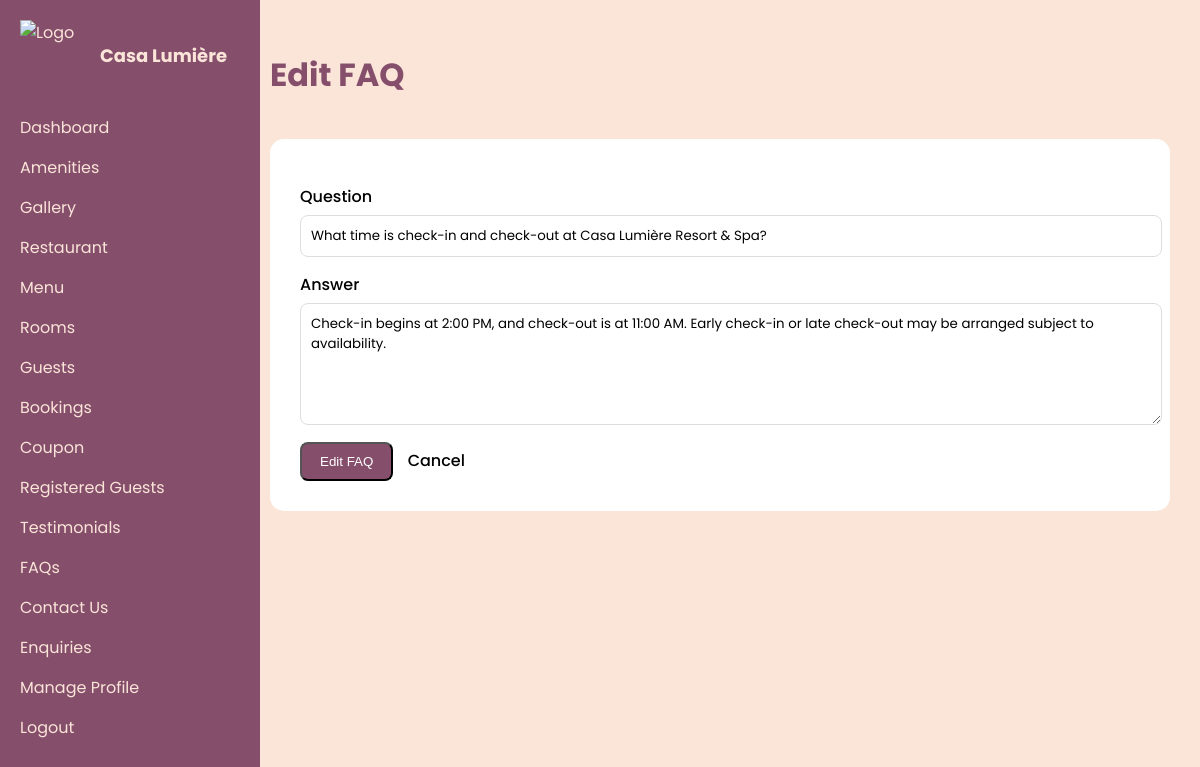
/admin-panel/faqs/edit/2/, run on the app's committed database.
### custom_admin/models.py (models this page shows, shortened)
class FAQ(models.Model):
    faq_id = models.AutoField(primary_key=True)
    question = models.CharField(max_length=255)
    answer = models.TextField()

### custom_admin/views.py (the view)
# urls.py: path('faqs/edit/<int:id>/', views.admin_edit_faq, name='admin_edit_faq'),
def admin_edit_faq(request, id):
    faq = get_object_or_404(FAQ, pk=id)
    if request.method == "POST":
        faq.question = request.POST.get('question')
        faq.answer = request.POST.get('answer')
        faq.save()
        return redirect('admin_faqs')
    return render(request, 'custom_admin/edit_faq.html', {'faq': faq})

### custom_admin/templates/custom_admin/edit_faq.html (shortened to what this page needs)
{% extends 'custom_admin/base.html' %}
{% block content %}
<h1 style="color: #854f6c;">Edit FAQ</h1>
<form method="POST" class="admin-form">
    <label>Question</label>
    <input type="text" name="question" value="{{ faq.question }}" required>
    <label>Answer</label>
    <textarea name="answer" rows="5" required>{{ faq.answer }}</textarea>
    <button type="submit" class="btn-add">Edit FAQ</button>
    <a href="{% url 'admin_faqs' %}" class="btn-cancel">Cancel</a>
</form>
{% endblock %}

### custom_admin/static/custom_admin/css/admin.css (style rules this page uses)
body { margin: 0; font-family: 'Poppins', sans-serif; background: #fbe4d8; }
.btn-add { background: #854f6c; color: white; background-color: #854f6c; padding: 10px 18px; border-radius: 8px; text-decoration: none; font-weight: 500; margin-top: 10px; }
.admin-form { background: white; max-width: 1000px; margin: 40px auto; padding: 30px; border-radius: 14px; }
.admin-form label { display: block; margin: 15px 0 6px; font-weight: 500; color: var(--purple); }
.admin-form input, .admin-form textarea { width: 100%; padding: 10px; border-radius: 8px; border: 1px solid #ddd; font-family: 'Poppins', sans-serif; }
.btn-cancel { margin-left: 10px; color: var(--purple); text-decoration: none; font-weight: 500; }

### data on the page
FAQ: question "What time is check-in and check-out at Casa Lumière Resort & Spa?", answer "Check-in begins at 2:00 PM, and check-out is at 11:00 AM. Early check-in or late check-out may be arranged subject to availability."
